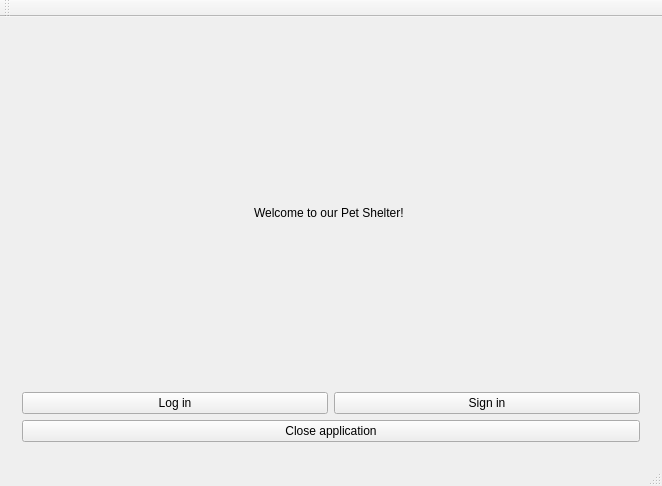
<?xml version="1.0" encoding="UTF-8"?>
<ui version="4.0">
 <class>Pet_store_appClass</class>
 <widget class="QMainWindow" name="Pet_store_appClass">
  <property name="geometry">
   <rect>
    <x>0</x>
    <y>0</y>
    <width>662</width>
    <height>486</height>
   </rect>
  </property>
  <property name="windowTitle">
   <string>Pet_store_app</string>
  </property>
  <widget class="QWidget" name="centralWidget">
   <layout class="QVBoxLayout" name="verticalLayout_2">
    <item>
     <widget class="QStackedWidget" name="stackedWidget">
      <property name="minimumSize">
       <size>
        <width>0</width>
        <height>402</height>
       </size>
      </property>
      <property name="currentIndex">
       <number>0</number>
      </property>
      <widget class="QWidget" name="MainPage">
       <layout class="QVBoxLayout" name="verticalLayout">
        <item>
         <spacer name="verticalSpacer_2">
          <property name="orientation">
           <enum>Qt::Vertical</enum>
          </property>
          <property name="sizeHint" stdset="0">
           <size>
            <width>20</width>
            <height>147</height>
           </size>
          </property>
         </spacer>
        </item>
        <item>
         <layout class="QHBoxLayout" name="horizontalLayout_11">
          <item>
           <spacer name="horizontalSpacer">
            <property name="orientation">
             <enum>Qt::Horizontal</enum>
            </property>
            <property name="sizeHint" stdset="0">
             <size>
              <width>48</width>
              <height>20</height>
             </size>
            </property>
           </spacer>
          </item>
          <item>
           <widget class="QLabel" name="label">
            <property name="text">
             <string>Welcome to our Pet Shelter! </string>
            </property>
           </widget>
          </item>
          <item>
           <spacer name="horizontalSpacer_2">
            <property name="orientation">
             <enum>Qt::Horizontal</enum>
            </property>
            <property name="sizeHint" stdset="0">
             <size>
              <width>40</width>
              <height>20</height>
             </size>
            </property>
           </spacer>
          </item>
         </layout>
        </item>
        <item>
         <spacer name="verticalSpacer">
          <property name="orientation">
           <enum>Qt::Vertical</enum>
          </property>
          <property name="sizeHint" stdset="0">
           <size>
            <width>20</width>
            <height>146</height>
           </size>
          </property>
         </spacer>
        </item>
        <item>
         <layout class="QHBoxLayout" name="horizontalLayout">
          <item>
           <widget class="QPushButton" name="loginButtonPage">
            <property name="maximumSize">
             <size>
              <width>16777215</width>
              <height>24</height>
             </size>
            </property>
            <property name="text">
             <string>Log in</string>
            </property>
           </widget>
          </item>
          <item>
           <widget class="QPushButton" name="signinButtonPage">
            <property name="maximumSize">
             <size>
              <width>16777215</width>
              <height>24</height>
             </size>
            </property>
            <property name="text">
             <string>Sign in</string>
            </property>
           </widget>
          </item>
         </layout>
        </item>
        <item>
         <widget class="QPushButton" name="closeApplicationButton">
          <property name="text">
           <string>Close application</string>
          </property>
         </widget>
        </item>
       </layout>
      </widget>
      <widget class="QWidget" name="LoginPage">
       <layout class="QVBoxLayout" name="verticalLayout_3">
        <item>
         <layout class="QHBoxLayout" name="horizontalLayout_2">
          <item>
           <widget class="QLabel" name="label_3">
            <property name="text">
             <string>Email address:</string>
            </property>
           </widget>
          </item>
          <item>
           <widget class="QLineEdit" name="emailAddressLog"/>
          </item>
         </layout>
        </item>
        <item>
         <layout class="QHBoxLayout" name="horizontalLayout_3">
          <item>
           <widget class="QLabel" name="label_4">
            <property name="text">
             <string>Password:</string>
            </property>
           </widget>
          </item>
          <item>
           <widget class="QLineEdit" name="passwordLog"/>
          </item>
          <item>
           <widget class="QRadioButton" name="showPassword">
            <property name="maximumSize">
             <size>
              <width>16</width>
              <height>16777215</height>
             </size>
            </property>
            <property name="text">
             <string/>
            </property>
           </widget>
          </item>
         </layout>
        </item>
        <item>
         <widget class="QComboBox" name="comboBoxLogin"/>
        </item>
        <item>
         <widget class="QPushButton" name="loginButton">
          <property name="text">
           <string>Log in</string>
          </property>
         </widget>
        </item>
        <item>
         <widget class="QPushButton" name="backButton">
          <property name="text">
           <string>Back</string>
          </property>
         </widget>
        </item>
       </layout>
      </widget>
      <widget class="QWidget" name="SigninPage">
       <layout class="QVBoxLayout" name="verticalLayout_6">
        <item>
         <layout class="QHBoxLayout" name="horizontalLayout_4">
          <item>
           <widget class="QLabel" name="label_5">
            <property name="text">
             <string>Email address:</string>
            </property>
           </widget>
          </item>
          <item>
           <widget class="QLineEdit" name="emailAddressSign"/>
          </item>
         </layout>
        </item>
        <item>
         <layout class="QHBoxLayout" name="horizontalLayout_5">
          <item>
           <widget class="QLabel" name="label_6">
            <property name="text">
             <string>Accounts' password:</string>
            </property>
           </widget>
          </item>
          <item>
           <widget class="QLineEdit" name="passwordSign"/>
          </item>
          <item>
           <widget class="QRadioButton" name="showPassword_2">
            <property name="maximumSize">
             <size>
              <width>16</width>
              <height>16777215</height>
             </size>
            </property>
            <property name="text">
             <string/>
            </property>
           </widget>
          </item>
         </layout>
        </item>
        <item>
         <widget class="QComboBox" name="comboBoxSignin"/>
        </item>
        <item>
         <widget class="QComboBox" name="userType"/>
        </item>
        <item>
         <widget class="QPushButton" name="signinButton">
          <property name="text">
           <string>Sign in</string>
          </property>
         </widget>
        </item>
        <item>
         <widget class="QPushButton" name="backButton_3">
          <property name="text">
           <string>Back</string>
          </property>
         </widget>
        </item>
       </layout>
      </widget>
     </widget>
    </item>
   </layout>
  </widget>
  <widget class="QMenuBar" name="menuBar">
   <property name="geometry">
    <rect>
     <x>0</x>
     <y>0</y>
     <width>662</width>
     <height>22</height>
    </rect>
   </property>
  </widget>
  <widget class="QToolBar" name="mainToolBar">
   <attribute name="toolBarArea">
    <enum>TopToolBarArea</enum>
   </attribute>
   <attribute name="toolBarBreak">
    <bool>false</bool>
   </attribute>
  </widget>
  <widget class="QStatusBar" name="statusBar"/>
 </widget>
 <layoutdefault spacing="6" margin="11"/>
 <resources/>
 <connections>
  <connection>
   <sender>loginButtonPage</sender>
   <signal>clicked()</signal>
   <receiver>Pet_store_appClass</receiver>
   <slot>log_in_page()</slot>
   <hints>
    <hint type="sourcelabel">
     <x>278</x>
     <y>402</y>
    </hint>
    <hint type="destinationlabel">
     <x>61</x>
     <y>35</y>
    </hint>
   </hints>
  </connection>
  <connection>
   <sender>closeApplicationButton</sender>
   <signal>clicked()</signal>
   <receiver>Pet_store_appClass</receiver>
   <slot>close_application()</slot>
   <hints>
    <hint type="sourcelabel">
     <x>116</x>
     <y>423</y>
    </hint>
    <hint type="destinationlabel">
     <x>247</x>
     <y>474</y>
    </hint>
   </hints>
  </connection>
  <connection>
   <sender>loginButton</sender>
   <signal>clicked()</signal>
   <receiver>Pet_store_appClass</receiver>
   <slot>log_in()</slot>
   <hints>
    <hint type="sourcelabel">
     <x>288</x>
     <y>397</y>
    </hint>
    <hint type="destinationlabel">
     <x>106</x>
     <y>450</y>
    </hint>
   </hints>
  </connection>
  <connection>
   <sender>backButton</sender>
   <signal>clicked()</signal>
   <receiver>Pet_store_appClass</receiver>
   <slot>back()</slot>
   <hints>
    <hint type="sourcelabel">
     <x>347</x>
     <y>429</y>
    </hint>
    <hint type="destinationlabel">
     <x>385</x>
     <y>450</y>
    </hint>
   </hints>
  </connection>
  <connection>
   <sender>signinButtonPage</sender>
   <signal>clicked()</signal>
   <receiver>Pet_store_appClass</receiver>
   <slot>sign_in_page()</slot>
   <hints>
    <hint type="sourcelabel">
     <x>440</x>
     <y>394</y>
    </hint>
    <hint type="destinationlabel">
     <x>448</x>
     <y>38</y>
    </hint>
   </hints>
  </connection>
  <connection>
   <sender>signinButton</sender>
   <signal>clicked()</signal>
   <receiver>Pet_store_appClass</receiver>
   <slot>sign_in()</slot>
   <hints>
    <hint type="sourcelabel">
     <x>314</x>
     <y>401</y>
    </hint>
    <hint type="destinationlabel">
     <x>55</x>
     <y>449</y>
    </hint>
   </hints>
  </connection>
  <connection>
   <sender>backButton_3</sender>
   <signal>clicked()</signal>
   <receiver>Pet_store_appClass</receiver>
   <slot>back()</slot>
   <hints>
    <hint type="sourcelabel">
     <x>367</x>
     <y>431</y>
    </hint>
    <hint type="destinationlabel">
     <x>455</x>
     <y>446</y>
    </hint>
   </hints>
  </connection>
  <connection>
   <sender>passwordLog</sender>
   <signal>textEdited(QString)</signal>
   <receiver>Pet_store_appClass</receiver>
   <slot>to_star()</slot>
   <hints>
    <hint type="sourcelabel">
     <x>225</x>
     <y>286</y>
    </hint>
    <hint type="destinationlabel">
     <x>659</x>
     <y>235</y>
    </hint>
   </hints>
  </connection>
  <connection>
   <sender>showPassword</sender>
   <signal>clicked()</signal>
   <receiver>Pet_store_appClass</receiver>
   <slot>show_password()</slot>
   <hints>
    <hint type="sourcelabel">
     <x>634</x>
     <y>278</y>
    </hint>
    <hint type="destinationlabel">
     <x>448</x>
     <y>0</y>
    </hint>
   </hints>
  </connection>
  <connection>
   <sender>showPassword_2</sender>
   <signal>clicked()</signal>
   <receiver>Pet_store_appClass</receiver>
   <slot>show_password_sign()</slot>
   <hints>
    <hint type="sourcelabel">
     <x>636</x>
     <y>264</y>
    </hint>
    <hint type="destinationlabel">
     <x>656</x>
     <y>183</y>
    </hint>
   </hints>
  </connection>
  <connection>
   <sender>passwordSign</sender>
   <signal>textEdited(QString)</signal>
   <receiver>Pet_store_appClass</receiver>
   <slot>to_star_sign()</slot>
   <hints>
    <hint type="sourcelabel">
     <x>229</x>
     <y>267</y>
    </hint>
    <hint type="destinationlabel">
     <x>657</x>
     <y>146</y>
    </hint>
   </hints>
  </connection>
 </connections>
 <slots>
  <slot>use_administrator()</slot>
  <slot>use_user()</slot>
  <slot>close_application()</slot>
  <slot>file_type_select()</slot>
  <slot>log_in_page()</slot>
  <slot>sign_in_page()</slot>
  <slot>log_in()</slot>
  <slot>sign_in()</slot>
  <slot>back()</slot>
  <slot>to_star()</slot>
  <slot>show_password()</slot>
  <slot>show_password_sign()</slot>
  <slot>to_star_sign()</slot>
 </slots>
</ui>
